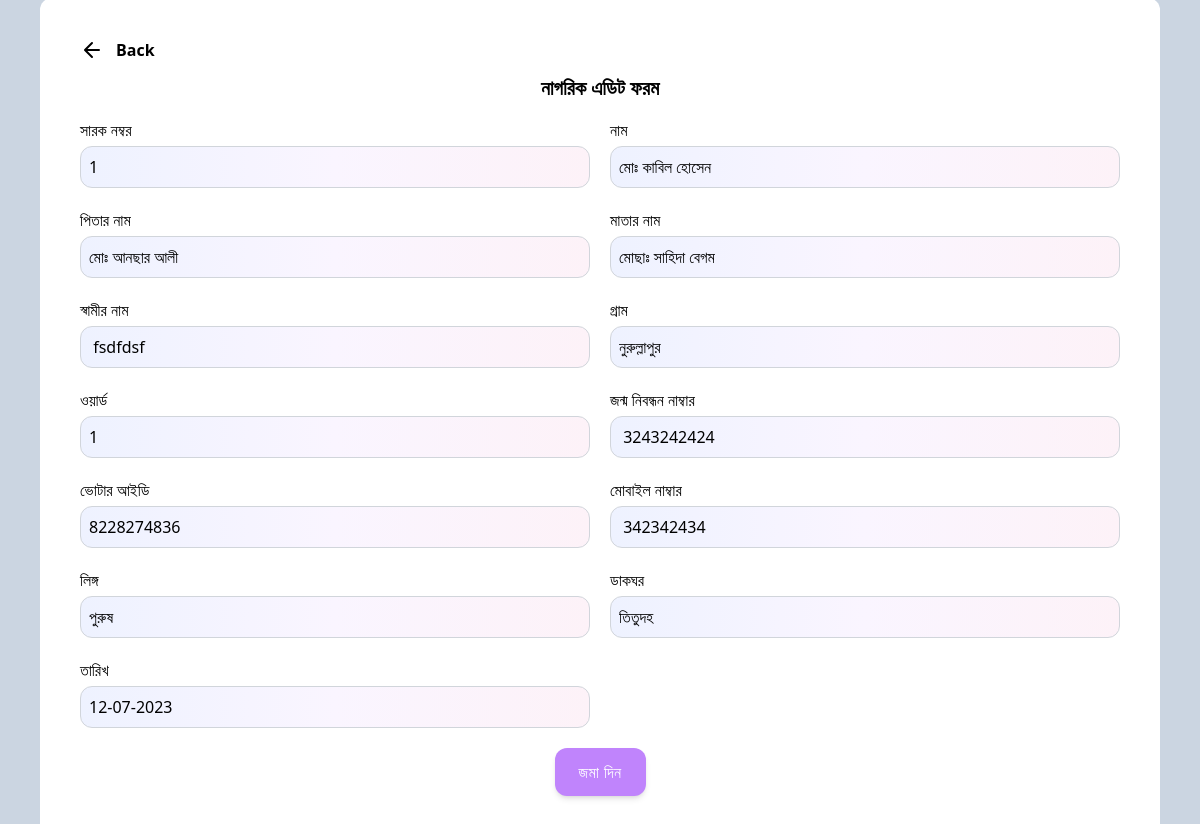
/nagorikedit.php?id=9 (signed in), run on the app's committed database.
### tables this page shows
CREATE TABLE `nagorik` (
  `id` int(11) NOT NULL,
  `sarok` varchar(255) NOT NULL,
  `name` varchar(255) NOT NULL,
  `fathername` varchar(255) NOT NULL,
  `mothername` varchar(255) NOT NULL,
  `husband` varchar(255) NOT NULL,
  `gram` varchar(255) NOT NULL,
  `word` varchar(255) NOT NULL,
  `birthno` varchar(255) NOT NULL,
  `voterid` varchar(255) NOT NULL,
  `mobileno` varchar(255) NOT NULL,
  `gender` varchar(255) NOT NULL,
  `dakghor` varchar(255) NOT NULL,
  `date` varchar(255) NOT NULL
);

### nagorikedit.php (the view, shortened to what this page needs)
<?php
if (isset($_REQUEST['id'])) {
    $rid = $_REQUEST['id'];
    $query = "SELECT * FROM `nagorik` WHERE id=$rid";
    $poriciti = mysqli_query($con, $query);
    $result = mysqli_fetch_array($poriciti);
}
?>
<!DOCTYPE html>
<html lang="en" dir="ltr">
<head>
    <script src="https://cdn.tailwindcss.com"></script>
</head>
<body>
    <div class="flex px-5 md:px-10 py-5 md:h-screen justify-between gap-5 items-center bg-slate-300 ">
        <div class="px-10 py-10 bg-white mx-auto w-full rounded-xl">
            <a href="./nagoriktable.php" class="text-center mb-3 font-semibold flex gap-3 items-center sticky top-0 left-0 w-full ">
                <svg xmlns="http://www.w3.org/2000/svg" width="24" height="24" viewBox="0 0 24 24" fill="none" stroke="#000000" stroke-width="2" stroke-linecap="round" stroke-linejoin="round">
                    <path d="M19 12H6M12 5l-7 7 7 7" />
                </svg>
                Back</a>
            <div class="font-semibold text-xl mb-4 text-center">নাগরিক এডিট ফরম</div>
            <?php
            $sarok = $result['sarok'];
            $name = $result['name'];
            $fathername = $result['fathername'];
            $mothername = $result['mothername'];
            $husband = $result['husband'];
            $gram = $result['gram'];
            $word = $result['word'];
            $birthno = $result['birthno'];
            $voterid = $result['voterid'];
            $mobileno = $result['mobileno'];
            $gender = $result['gender'];
            $dakghor = $result['dakghor'];
            $date = $result['date'];
            ?>
            <form action="nagorikupdate.php" method="POST">
                <div class="space-y-4">
                    <div class="grid grid-cols-1 md:grid-cols-2 items-center gap-5">
                        <div class="space-y-1">
                            <span>সারক নম্বর</span>
                            <input class='px-2 py-2 bg-gradient-to-r from-indigo-50 via-purple-50 to-pink-50 z-40 border border-gray-300 rounded-xl w-full focus:outline-blue-400' type="text" name="sarok" placeholder='সারক নম্বর' value='<?php echo $sarok ?>' required>
                        </div>
                        <div class="space-y-1">
                            <span>নাম</span>
                            <input class='px-2 py-2 bg-gradient-to-r from-indigo-50 via-purple-50 to-pink-50 z-40 border border-gray-300 rounded-xl w-full focus:outline-blue-400' type="text" name="name" placeholder='নাম' value='<?php echo $name ?>' required>
                        </div>
                        <div class="space-y-1">
                            <span>পিতার নাম</span>
                            <input class='px-2 py-2 bg-gradient-to-r from-indigo-50 via-purple-50 to-pink-50 z-40 border border-gray-300 rounded-xl w-full focus:outline-blue-400' type="text" name="fname" placeholder='পিতার নাম' value='<?php echo $fathername ?>' required>
                        </div>
                        <div class="space-y-1">
                            <span>মাতার নাম</span>
                            <input class='px-2 py-2 bg-gradient-to-r from-indigo-50 via-purple-50 to-pink-50 z-40 border border-gray-300 rounded-xl w-full focus:outline-blue-400' type="text" name="mname" placeholder='মাতার নাম' value='<?php echo $mothername ?>' required>
                        </div>
                        <div class="space-y-1">
                            <span>স্বামীর নাম</span>
                            <input class='px-2 py-2 bg-gradient-to-r from-indigo-50 via-purple-50 to-pink-50 z-40 border border-gray-300 rounded-xl w-full focus:outline-blue-400' type="text" name="hname" placeholder='মাতার নাম' value='<?php echo $husband ?>' required>
                        </div>
                        <div class="space-y-1">
                            <span>গ্রাম</span>
                            <input class='px-2 py-2 bg-gradient-to-r from-indigo-50 via-purple-50 to-pink-50 z-40 border border-gray-300 rounded-xl w-full focus:outline-blue-400' type="text" name="gram" placeholder='গ্রাম' value='<?php echo $gram ?>' required>
                        </div>
                        <div class="space-y-1">
                            <span>ওয়ার্ড</span>
                            <input class='px-2 py-2 bg-gradient-to-r from-indigo-50 via-purple-50 to-pink-50 z-40 border border-gray-300 rounded-xl w-full focus:outline-blue-400' type="text" name="ward" placeholder='ওয়ার্ড' value='<?php echo $word ?>' required>
                        </div>
                        <div class="space-y-1">
                            <span>জন্ম নিবন্ধন নাম্বার </span>
                            <input class='px-2 py-2 bg-gradient-to-r from-indigo-50 via-purple-50 to-pink-50 z-40 border border-gray-300 rounded-xl w-full focus:outline-blue-400' type="text" name="birthno" placeholder='জন্ম নিবন্ধন নাম্বার ' value='<?php echo $birthno ?>' required>
                        </div>
                        <div class="space-y-1">
                            <span>ভোটার আইডি</span>
                            <input class='px-2 py-2 bg-gradient-to-r from-indigo-50 via-purple-50 to-pink-50 z-40 border border-gray-300 rounded-xl w-full focus:outline-blue-400' type="text" name="voterid" placeholder='ভোটার আইডি' value='<?php echo $voterid ?>' required>
                        </div>
                        <div class="space-y-1">
                            <span>মোবাইল নাম্বার</span>
                            <input class='px-2 py-2 bg-gradient-to-r from-indigo-50 via-purple-50 to-pink-50 z-40 border border-gray-300 rounded-xl w-full focus:outline-blue-400' type="text" name="mnum" placeholder='মোবাইল নাম্বার' value='<?php echo $mobileno ?>' required>
                        </div>
                        <div class="space-y-1">
                            <span>লিঙ্গ</span>
                            <input class='px-2 py-2 bg-gradient-to-r from-indigo-50 via-purple-50 to-pink-50 z-40 border border-gray-300 rounded-xl w-full focus:outline-blue-400' type="text" name="gender" placeholder='লিঙ্গ' value='<?php echo $gender ?>' required>
                        </div>
                        <div class="space-y-1">
                            <span>ডাকঘর</span>
                            <input class='px-2 py-2 bg-gradient-to-r from-indigo-50 via-purple-50 to-pink-50 z-40 border border-gray-300 rounded-xl w-full focus:outline-blue-400' type="text" name="dakghor" placeholder='মাতার নাম' value='<?php echo $dakghor ?>' required>
                        </div>
                        <div class="space-y-1">
                            <span>তারিখ</span>
                            <input class='px-2 py-2 bg-gradient-to-r from-indigo-50 via-purple-50 to-pink-50 z-40 border border-gray-300 rounded-xl w-full focus:outline-blue-400' type="text" name="date" placeholder='তারিখ' value='<?php echo $date ?>' required>
                        </div>
                    </div>
                </div>
                <div class="flex justify-center items-center w-full mt-5">
                    <input class='h-12 px-6 font-medium tracking-wide
text-white transition duration-200 rounded-xl shadow-md bg-purple-400
hover:bg-purple-700 focus:shadow-outline focus:outline-none cursor-pointer' type="submit" value="জমা দিন">
                </div>
            </form>
        </div>
    </div>
</body>
</html>

### data on the page
nagorik: sarok "1", name "মোঃ কাবিল হোসেন", fname "মোঃ আনছার আলী", mname "মোছাঃ সাহিদা বেগম", hname "fsdfdsf", gram "নুরুল্লাপুর", ward "1", birthno "3243242424", voterid "8228274836", mnum "342342434", gender "পুরুষ", dakghor "তিতুদহ", date "12-07-2023"
